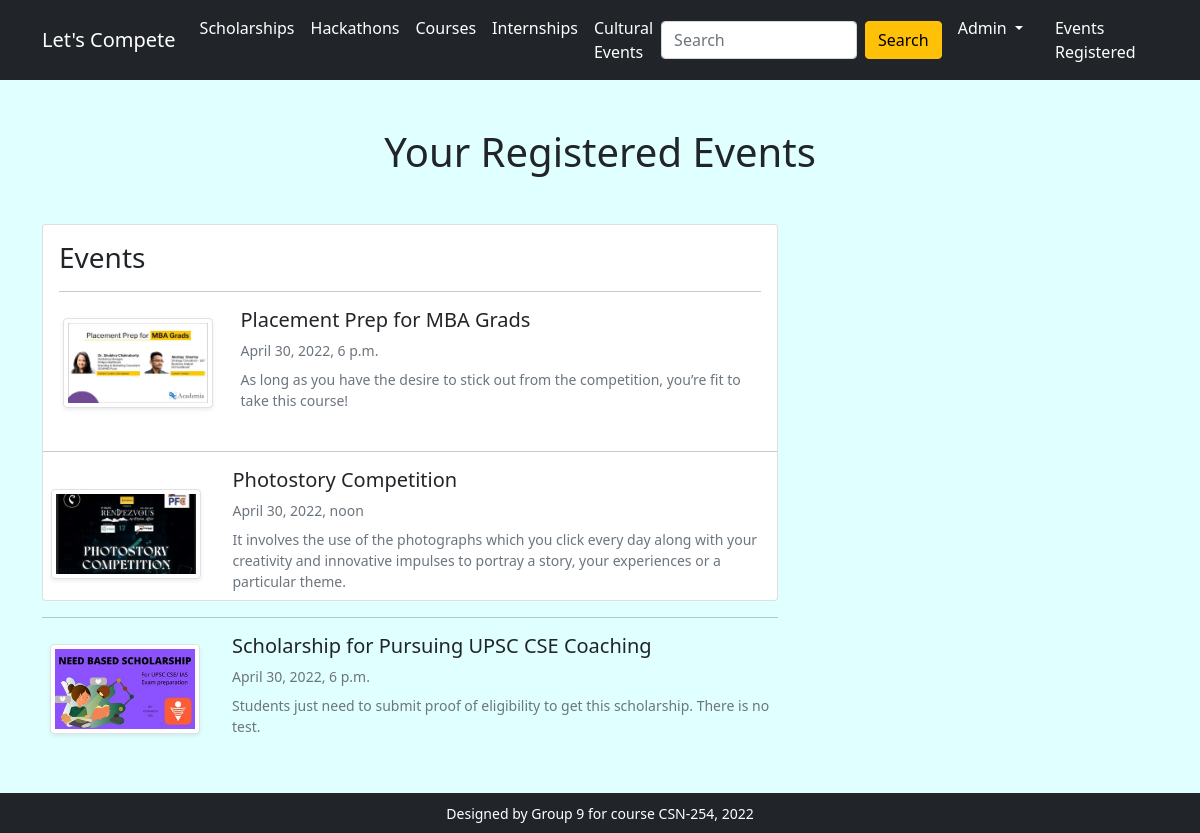
The page /showevents/ (signed in) on the database its author committed.
### app/models.py (models this page shows, shortened)
class Carts(models.Model):
    user = models.ForeignKey(User,on_delete=models.CASCADE)
    product = models.ForeignKey(Product,on_delete=models.CASCADE)
    quantity = models.PositiveIntegerField(default=1)

class Product(models.Model):
    title = models.CharField(max_length=100)
    description = models.TextField()
    mini_description = models.TextField()
    brand = models.CharField(max_length=100)
    category = models.CharField(choices=CATEGORY_CHOICES,max_length=2)
    product_image = models.ImageField(upload_to="productimg")
    eligibility = models.TextField()
    dateofevent = models.DateTimeField()

### app/views.py (the view)
# urls.py: path('showevents/', views.show_events, name='showevents'),
@login_required()
def show_events(request):
    if request.user.is_authenticated:
        user = request.user
        cart = Carts.objects.filter(user=user)
        print(cart)
        cart_product = [p for p in Carts.objects.all() if p.user == request.user]
        if cart_product:
            for p in cart_product:
                return render(request, 'app/showevents.html',{'cart':cart ,})
        else:
            return render(request, 'app/noevents.html')

### app/templates/app/showevents.html (shortened to what this page needs)
{% extends 'app/base.html' %}
{% load static %}
{% block main-content %}
<div class="container my-5">
 <div class="row">
  <h1 class="text-center mb-5">Your Registered Events</h1>
  <div class="col-sm-8">
  <div class="card">
   <div class="card-body">
    <h3>Events</h3>
    {% for m in cart %}
    <hr>
    <div class="row">
     <div class="col-sm-3 text-center align-self-center"><img src="{{m.product.product_image.url}}" alt="" srcset="" class="img-fluid img-thumbnail shadow-sm" height="150" width="150"> </div>
     <div class="col-sm-9">
      <div>
       <h5>{{m.product.title}}</h5>
       <p class="mb-2 text-muted small">{{m.product.dateofevent}}</p>
       <p class="mb-2 text-muted small">{{m.product.mini_description}}</p>
       </div>
      </div>
     </div>
    </div>
    {% endfor %}
   </div>
   </div>
{% endblock main-content %}

### app/templates/app/base.html (shortened to what this page needs)
<!doctype html>
{% load static %}
<html lang="en">
  <head>
    <link href="https://cdn.jsdelivr.net/npm/bootstrap@5.0.0-beta1/dist/css/bootstrap.min.css" rel="stylesheet">
    <link rel="stylesheet" href="{% static 'app/css/owl.carousel.min.css' %}">
    <link rel="stylesheet" href="{% static 'app/css/all.min.css' %}">
    <link rel="stylesheet" href="{% static 'app/css/style.css' %}">
  </head>
  <body class="d-flex flex-column min-vh-100">
    <nav class="navbar navbar-dark bg-dark navbar-expand-lg">
    <div class="container">
       <a class="navbar-brand" href="/">Let's Compete</a>
        <div class="collapse navbar-collapse" id="navbarSupportedContent">
         <ul class="navbar-nav me-auto mb-2 mb-lg-0">
           <li class="nav-item">
             <a class="nav-link active" href="{% url 'scholarships' %}" id="scholarships" role="button">Scholarships</a>
           </li>
           <li class="nav-item">
             <a class="nav-link active" href="{% url 'hackathons' %}" id="hackathons" role="button">
               Hackathons
             </a>
           </li>
           <li class="nav-item">
             <a class="nav-link active" href="{% url 'courses' %}" id="courses" role="button">
               Courses
             </a>
           </li>
             <li class="nav-item">
             <a class="nav-link active" href="{% url 'internships' %}" id="internships" role="button">
               Internships
             </a>
           </li>
             <li class="nav-item">
             <a class="nav-link active" href="{% url 'culevents' %}" id="fashionDropdown" role="button">
               Cultural Events
             </a>
           </li>
         </ul>
         <form class="d-flex" action="{% url 'searchbar' %}" method="get">
           <input class="form-control me-2" type="text" placeholder="Search" aria-label="Search" name="search">
           <button class="btn btn-warning" type="submit">Search</button>
         </form>
         <div>
          <ul class="navbar-nav me-auto mb-2 mb-lg-0">
              {% if request.user.is_authenticated %}
           <li class="nav-item dropdown mx-2">
              <a class="nav-link dropdown-toggle text-white" id="profileDropdown" role="button" data-bs-toggle="dropdown" aria-expanded="false">
                  {{request.user.username|capfirst}}
              </a>
            </li>
            <li class="nav-item mx-2">
             <a href="{% url 'showevents' %}" class="nav-link text-white"> Events Registered </a>
            </li>
              {% endif %}
          </ul>
         </div>
       </div>
     </div>
    </nav>
    {% block main-content %} {% endblock main-content %}
    <footer class="container-fluid bg-dark text-center p-2 mt-auto">
        <small class="text-white">Designed by Group 9 for course CSN-254, 2022</small>
    </footer>
  </body>
</html>

### app/templates/app/base.html (style rules this page uses)
body { background-color:#E0FFFF; }

### rows shown on the page
Carts: product.product_image (picture), product "Placement Prep for MBA Grads", product.dateofevent "April 30, 2022, 6 p.m.", product.mini_description "As long as you have the desire to stick out from the competition, you’re fit to take this course!"
Carts: product.product_image (picture), product "Photostory Competition", product.dateofevent "April 30, 2022, noon", product.mini_description "It involves the use of the photographs which you click every day along with your creativity and innovative impulses to portray a story, your experiences or a particular theme."
Carts: product.product_image (picture), product "Scholarship for Pursuing UPSC CSE Coaching", product.dateofevent "April 30, 2022, 6 p.m.", product.mini_description "Students just need to submit proof of eligibility to get this scholarship. There is no test."

### other values the page prints
{{ request.user.username|capfirst }} "Admin"
